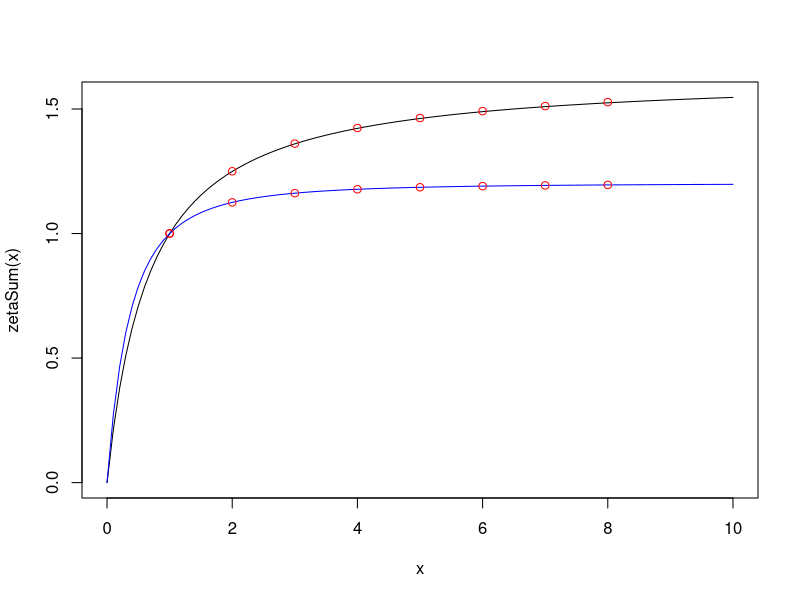
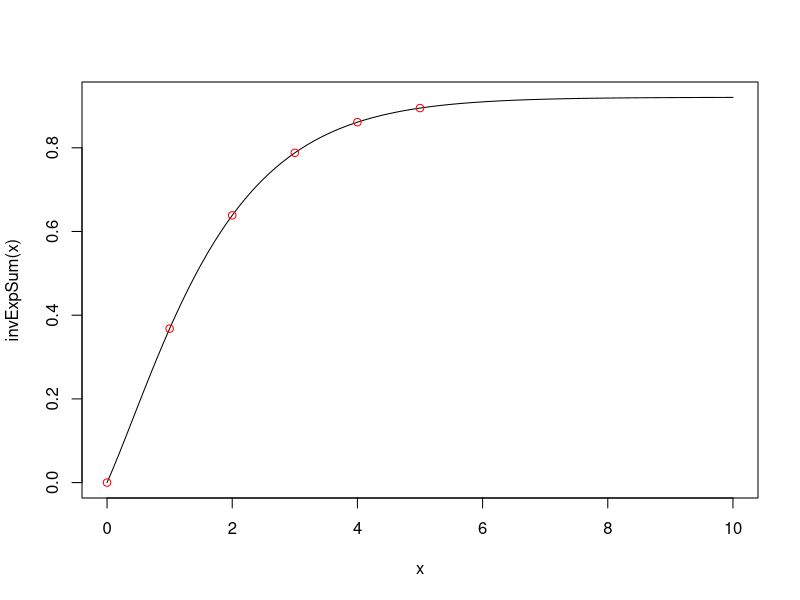
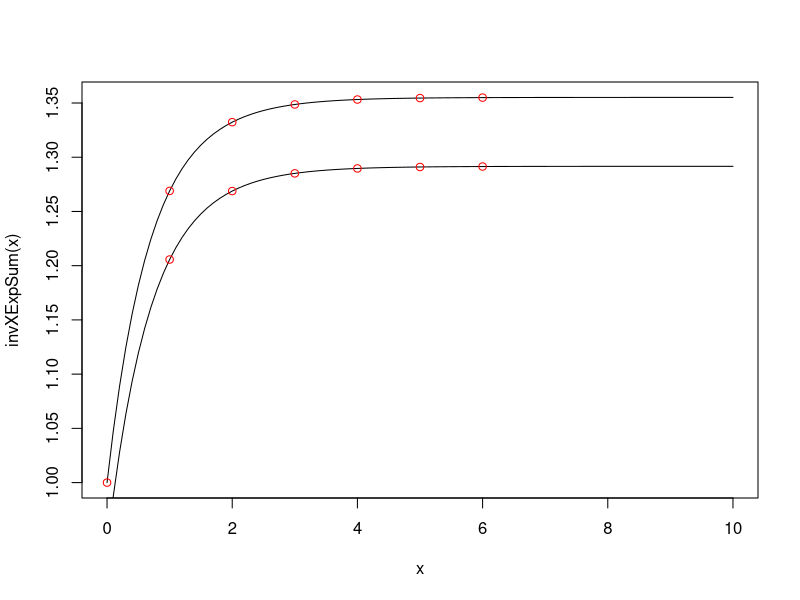

The R source for these figures, in order:


### Analytic Continuation


# For an Introduction, see link to Digamma Function:
# - Lines That Connect: Extending the Harmonic Numbers to the Reals
#   https://www.youtube.com/watch?v=9p_U_o1pMKo



####################

### Helper Functions

### Simple ###

### Based on the Zeta-function
# - Zeta Partial-Sums;

### sum( 1 / n^p )
zetaSum = function(x, p=2, N = 50) {
	id = seq(1, N);
	sapply(x, \(x) sum(1/id^p) - sum(1/(x+id)^p));
}
zetaSum0 = function(n, p=2) {
	id = seq(1, n);
	sum(1/id^p);
}


### Exponentials ###

### sum( n / exp(n) )
invExpSum = function(x, N = 30) {
	id = seq(0, N);
	sapply(x, \(x) sum(id/exp(id)) - sum((x+1+id)/exp(x+1+id)));
}
invExpSum0 = function(n) {
	id = seq(0, n);
	sum(id/exp(id));
}


### sum( 1 / (n*exp(n) + 1) )
invXExpSum = function(x, k=1, N = 30) {
	id = seq(0, N);
	sapply(x, function(x) {
		sum(1/(id*exp(id) + k)) - sum(1/((x+1+id)*exp(x+1+id) + k))
	});
}
invXExpSum0 = function(n, k=1) {
	id = seq(0, n);
	sum(1 / (id*exp(id) + k) );
}

#####################
#####################

################
### Examples ###
################

### Simple

### sum( 1 / n^p )
curve(zetaSum(x), xlim=c(0,10))
tmp = sapply(seq(1, 8), \(x) points(x, zetaSum0(x), col="red"))
#
p = 3
curve(zetaSum(x, p=p), add=T, col="blue")
tmp = sapply(seq(1, 8), \(x) points(x, zetaSum0(x, p=p), col="red"))

# Q: Can we compute a closed form for zetaSum(3/2)?
zetaSum(3/2)


################

### Exponentials

### sum( n / exp(n) )
curve(invExpSum(x), xlim=c(0,10))
tmp = sapply(seq(0, 5), \(x) points(x, invExpSum0(x), col="red"))


#####################

### sum( 1 / (n*exp(n) + 1) )
curve(invXExpSum(x), xlim=c(0,10))
tmp = sapply(seq(0, 6), \(x) points(x, invXExpSum0(x), col="red"))
#
k = 1 + 1/16
curve(invXExpSum(x, k=k), add = TRUE)
tmp = sapply(seq(0, 6), \(x) points(x, invXExpSum0(x, k=k), col="red"))


# NOT identical: still some diff?
invXExpSum0(50)
# exp(1)/2 # close, but ???
integrate(\(x) 1/(x*exp(x) + 1), 0, Inf)
